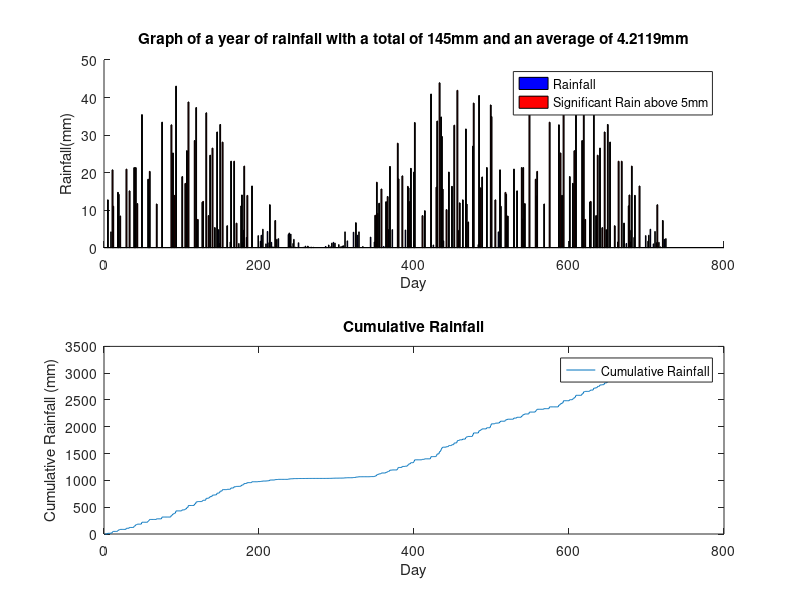

MATLAB code for this plot:
clc
rain=importdata('Daily rainfall data.txt');
sig=input('What do you consider significant rain: ');
significantrain=zeros(length(rain), 1);
r_total=0;
sigmarain=zeros(length(rain), 1);
sigmarain(1)=rain(1);
r_ave=mean(rain);
for i=1:1:length(rain)
    if rain(i)>=sig
        significantrain(i)=rain(i);
    else
        significantrain(i)=significantrain(i);
    end
    r_total=rain(i)+r_total;
    for i=2:1:length(rain)
        sigmarain(i)=sigmarain(i-1)+rain(i);
    end
end
disp(['There was a total of ', num2str(r_total), 'mm of Rainfall, with an average of ',  num2str(r_ave), 'mm'])
count=numel(find(significantrain>0));
disp(['The amount of siginificant rain days is: ', num2str(count)])

    

subplot(2,1,1)
hold on
bar(rain, 'b')
bar(significantrain, 'r')
hold off
title(['Graph of a year of rainfall with a total of ', num2str(count), 'mm and an average of ', num2str(r_ave), 'mm'])
xlabel('Day')
ylabel('Rainfall(mm)')
legend('Rainfall', ['Significant Rain above ', num2str(sig), 'mm'])

subplot(2,1,2)
plot(sigmarain)
title('Cumulative Rainfall')
xlabel('Day')
ylabel('Cumulative Rainfall (mm)')
legend('Cumulative Rainfall')